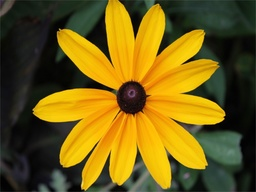
#> input picture python/2017/flower.jpg, 256 x 192 px, shrunk from 640 x 480 before the run, found by its file name
$ jupyter execute DMTP2-2.ipynb   (older library calls are emulated)
#> lines starting #> are read from the running program, lines starting #| are printed output that depends on the picture
[cell 1]
from PIL import Image
import numpy
import math
import time
import matplotlib.pyplot as plot
from sklearn.cluster import KMeans
from sklearn.cluster import MiniBatchKMeans

imgfile = Image.open("flower.jpg")
#> imgfile is the input picture: PIL image 256x192 RGB; mean R, G, B 113.2, 93.3, 21.4
numarray = numpy.array(imgfile.getdata(), numpy.uint8)

cluster_count = 10

mclusters = MiniBatchKMeans(n_clusters = cluster_count)
mclusters.fit(numarray)

npbins = numpy.arange(0, cluster_count + 1)
histogram = numpy.histogram(mclusters.labels_, bins=npbins)
labels = numpy.unique(mclusters.labels_)

fig, axes = plot.subplots(nrows=3, ncols=2, figsize=(20,25))

#Scatter plot for RG (RGB)
colors = []
for i in range(len(numarray)):
    j = mclusters.labels_[i]
    colors.append('#%02x%02x%02x' % (math.ceil(mclusters.cluster_centers_[j][0]),
           math.ceil(mclusters.cluster_centers_[j][1]), 0))
#> this loop made 49152 passes
#> j on passes 1 to 3: 2, 2, 2
#> after the loop, colors = 49152 items

axes[0,0].scatter(numarray[:,0],numarray[:,1], c=colors)
axes[0,0].scatter(mclusters.cluster_centers_[:,0], mclusters.cluster_centers_[:,1], marker="+", c='red')

#Scatter plot for RB (RGB)
colors = []
for i in range(len(numarray)):
    j = mclusters.labels_[i]
    colors.append('#%02x%02x%02x' % (math.ceil(mclusters.cluster_centers_[j][0]),
           0, math.ceil(mclusters.cluster_centers_[j][2])))

axes[1,0].scatter(numarray[:,0],numarray[:,2], c=colors)
axes[1,0].scatter(mclusters.cluster_centers_[:,0], mclusters.cluster_centers_[:,2], marker="+", c='white')

#Scatter plot for GB (RGB)
colors = []
for i in range(len(numarray)):
    j = mclusters.labels_[i]
    colors.append('#%02x%02x%02x' % (0, math.ceil(mclusters.cluster_centers_[j][1]),
            math.ceil(mclusters.cluster_centers_[j][2])))

axes[2,0].scatter(numarray[:,1],numarray[:,2], c=colors)
axes[2,0].scatter(mclusters.cluster_centers_[:,1], mclusters.cluster_centers_[:,2], marker="+", c='yellow')

clusters = KMeans(n_clusters = cluster_count)
clusters.fit(numarray)

npbins = numpy.arange(0, cluster_count + 1)
histogram = numpy.histogram(clusters.labels_, bins=npbins)
labels = numpy.unique(clusters.labels_)

#Scatter plot for RG (RGB)
colors = []
for i in range(len(numarray)):
    j = clusters.labels_[i]
    colors.append('#%02x%02x%02x' % (math.ceil(clusters.cluster_centers_[j][0]),
           math.ceil(clusters.cluster_centers_[j][1]), 0))
#> this loop made 49152 passes
#> j on passes 1 to 3: 3, 3, 3

axes[0,1].scatter(numarray[:,0],numarray[:,1], c=colors)
axes[0,1].scatter(clusters.cluster_centers_[:,0], clusters.cluster_centers_[:,1], marker="+", c='red')

#Scatter plot for RB (RGB)
colors = []
for i in range(len(numarray)):
    j = clusters.labels_[i]
    colors.append('#%02x%02x%02x' % (math.ceil(clusters.cluster_centers_[j][0]),
           0, math.ceil(clusters.cluster_centers_[j][2])))

axes[1,1].scatter(numarray[:,0],numarray[:,2], c=colors)
axes[1,1].scatter(clusters.cluster_centers_[:,0], clusters.cluster_centers_[:,2], marker="+", c='white')

#Scatter plot for GB (RGB)
colors = []
for i in range(len(numarray)):
    j = clusters.labels_[i]
    colors.append('#%02x%02x%02x' % (0, math.ceil(clusters.cluster_centers_[j][1]),
            math.ceil(clusters.cluster_centers_[j][2])))

axes[2,1].scatter(numarray[:,1],numarray[:,2], c=colors)
axes[2,1].scatter(clusters.cluster_centers_[:,1], clusters.cluster_centers_[:,2], marker="+", c='yellow')
plot.show()
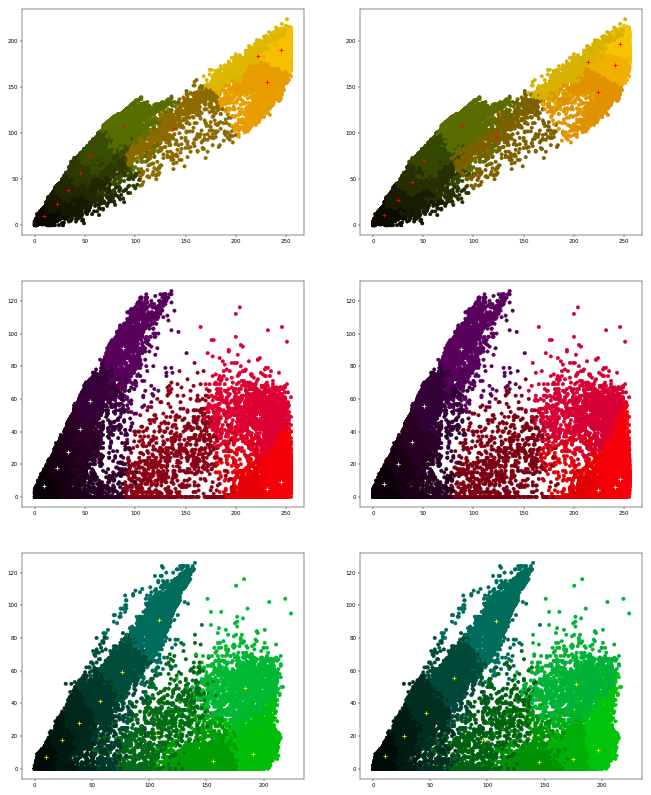
#> figure drawn by matplotlib, 6 panels

[cell 2]
from PIL import Image
import matplotlib.pyplot as plot

imgfile = Image.open("flower.jpg")
imgfile = imgfile.resize([200, 200], Image.ANTIALIAS)
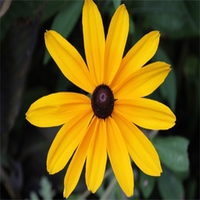
#> imgfile: PIL image 200x200 RGB; mean R, G, B 113.2, 93.3, 21.4

plot.imshow(imgfile)
plot.show()

[cell 3]
from PIL import Image
import matplotlib.pyplot as plot

imgfile = Image.open("flower.jpg")
imgfile.thumbnail([200, 200], Image.ANTIALIAS)
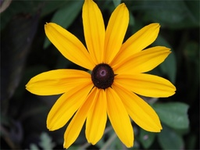
#> imgfile: PIL image 200x150 RGB; mean R, G, B 113.2, 93.3, 21.4

plot.imshow(imgfile)
plot.show()
